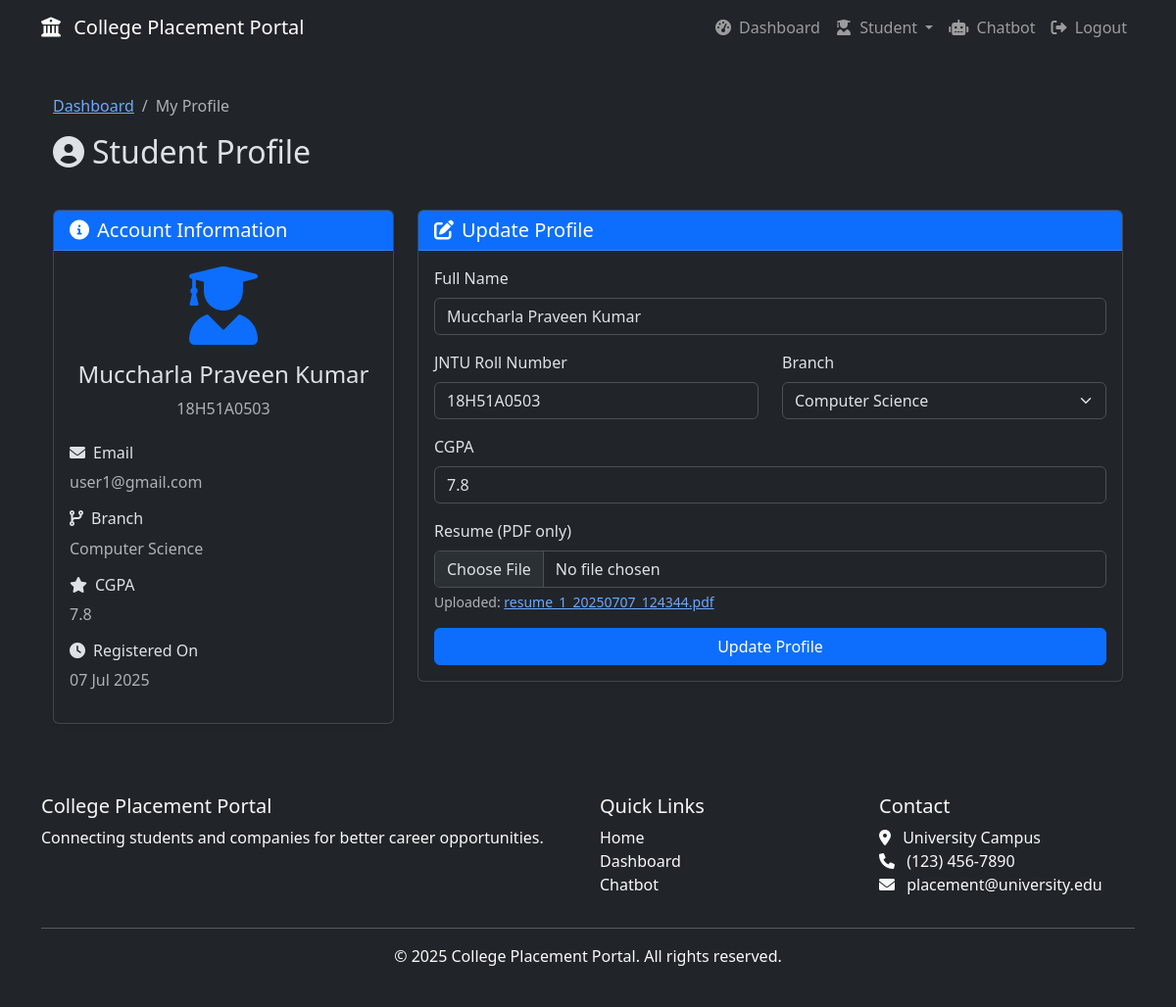
The page /student/profile (signed in) on the database its author committed.
### models.py (models this page shows, shortened)
class StudentProfile(db.Model):
    id = db.Column(db.Integer, primary_key=True)
    user_id = db.Column(db.Integer, db.ForeignKey('user.id'), nullable=False)
    full_name = db.Column(db.String(100), nullable=False)
    roll_number = db.Column(db.String(20), unique=True, nullable=False)
    branch = db.Column(db.String(50), nullable=False)
    cgpa = db.Column(db.Float, nullable=False)
    resume_file = db.Column(db.String(255), nullable=True)  # Path to uploaded PDF resume
    skills = db.Column(db.Text, nullable=True)  # Extracted skills from resume
    applications = db.relationship('Application', backref='student', cascade='all, delete-orphan')
    mock_interviews = db.relationship('MockInterview', backref='student', cascade='all, delete-orphan')
    resume_analyses = db.relationship('ResumeAnalysis', backref='student', cascade='all, delete-orphan')
    chatbot_sessions = db.relationship('ChatbotSession', backref='student', cascade='all, delete-orphan')

class User(UserMixin, db.Model):
    id = db.Column(db.Integer, primary_key=True)
    username = db.Column(db.String(64), unique=True, nullable=False)
    email = db.Column(db.String(120), unique=True, nullable=False)
    password_hash = db.Column(db.String(256), nullable=False)
    role = db.Column(db.String(20), nullable=False)
    created_at = db.Column(db.DateTime, default=datetime.utcnow)
    student_profile = db.relationship('StudentProfile', backref='user', uselist=False, cascade='all, delete-orphan')
    company_profile = db.relationship('CompanyProfile', backref='user', uselist=False, cascade='all, delete-orphan')
    cdc_profile = db.relationship('CDCProfile', backref='user', uselist=False, cascade='all, delete-orphan')
    def is_student(self):
        return self.role == ROLE_STUDENT

### routes.py (the view)
@bp.route('/student/profile', methods=['GET', 'POST'])
@login_required
def student_profile():
    if not current_user.is_student():
        flash('Access denied.', 'danger')
        return redirect(url_for('routes.dashboard'))
    form = StudentProfileForm()
    form.user_id = current_user.id
    if form.validate_on_submit():
        student = current_user.student_profile
        student.full_name = form.full_name.data
        student.roll_number = form.roll_number.data
        student.branch = form.branch.data
        student.cgpa = form.cgpa.data
        resume_file = form.resume_file.data
        if resume_file and resume_file.filename:
            filename = secure_filename(f"resume_{student.id}_{datetime.utcnow().strftime('%Y%m%d_%H%M%S')}.pdf")
            upload_path = os.path.join(UPLOAD_FOLDER, filename)
            resume_file.save(upload_path)
            student.resume_file = filename
        db.session.commit()
        flash('Profile updated successfully!', 'success')
        return redirect(url_for('routes.student_profile'))
    elif request.method == 'GET':
        student = current_user.student_profile
        form.full_name.data = student.full_name
        form.roll_number.data = student.roll_number
        form.branch.data = student.branch
        form.cgpa.data = student.cgpa
    return render_template('student/profile.html', form=form)

### forms.py (shortened to what this page needs)
class StudentProfileForm(FlaskForm):
    full_name = StringField('Full Name', validators=[DataRequired()])
    roll_number = StringField('JNTU Roll Number', validators=[DataRequired(), validate_jntu_roll_number])
    branch = SelectField('Branch', choices=[
        ('Computer Science', 'Computer Science'),
        ('Information Technology', 'Information Technology'),
        ('Electronics and Communications', 'Electronics and Communications'),
        ('Electrical and Electronics', 'Electrical and Electronics'),
        ('Mechanical Engineering', 'Mechanical Engineering'),
        ('Civil Engineering', 'Civil Engineering')
    ])
    cgpa = FloatField('CGPA', validators=[DataRequired(), NumberRange(min=0, max=10)])
    resume_file = FileField('Upload Resume (PDF only)')
    submit = SubmitField('Update Profile')

### templates/student/profile.html (shortened to what this page needs)
{% extends "base.html" %}
{% block content %}
<div class="container">
    <div class="row mb-4">
        <div class="col-12">
            <nav aria-label="breadcrumb">
                <ol class="breadcrumb">
                    <li class="breadcrumb-item"><a href="{{ url_for('routes.student_dashboard') }}">Dashboard</a></li>
                    <li class="breadcrumb-item active" aria-current="page">My Profile</li>
                </ol>
            </nav>
            <h2 class="mb-3"><i class="fas fa-user-circle me-2"></i>Student Profile</h2>
        </div>
    </div>
    <div class="row">
        <div class="col-md-4 mb-4">
            <div class="card shadow-sm">
                <div class="card-header bg-primary text-white">
                    <h5 class="mb-0"><i class="fas fa-info-circle me-2"></i>Account Information</h5>
                </div>
                <div class="card-body">
                    <div class="text-center mb-4">
                        <i class="fas fa-user-graduate fa-5x text-primary mb-3"></i>
                        <h4>{{ current_user.student_profile.full_name or "Complete your profile" }}</h4>
                        <p class="text-muted mb-0">{{ current_user.student_profile.roll_number or "Roll number not set" }}</p>
                    </div>
                    <div class="mb-3">
                        <h6><i class="fas fa-envelope me-2"></i>Email</h6>
                        <p class="text-muted">{{ current_user.email }}</p>
                    </div>
                    <div class="mb-3">
                        <h6><i class="fas fa-code-branch me-2"></i>Branch</h6>
                        <p class="text-muted">{{ current_user.student_profile.branch or "Branch not set" }}</p>
                    </div>
                    <div class="mb-3">
                        <h6><i class="fas fa-star me-2"></i>CGPA</h6>
                        <p class="text-muted">{{ current_user.student_profile.cgpa or "CGPA not set" }}</p>
                    </div>
                    <div class="mb-3">
                        <h6><i class="fas fa-clock me-2"></i>Registered On</h6>
                        <p class="text-muted">{{ current_user.created_at.strftime('%d %b %Y') if current_user.created_at else "Date not available" }}</p>
                    </div>
                </div>
            </div>
        </div>
        <div class="col-md-8">
            <div class="card shadow-sm">
                <div class="card-header bg-primary text-white">
                    <h5 class="mb-0"><i class="fas fa-edit me-2"></i>Update Profile</h5>
                </div>
                <div class="card-body">
                    <form method="POST" action="{{ url_for('routes.student_profile') }}" enctype="multipart/form-data">
                        <div class="mb-3">
                            <label for="{{ form.full_name.id }}" class="form-label">Full Name</label>
                            {{ form.full_name(class="form-control") }}
                        </div>
                        <div class="row mb-3">
                            <div class="col-md-6">
                                <label for="{{ form.roll_number.id }}" class="form-label">JNTU Roll Number</label>
                                {{ form.roll_number(class="form-control") }}
                            </div>
                            <div class="col-md-6">
                                <label for="{{ form.branch.id }}" class="form-label">Branch</label>
                                {{ form.branch(class="form-select") }}
                            </div>
                        </div>
                        <div class="mb-3">
                            <label for="{{ form.cgpa.id }}" class="form-label">CGPA</label>
                            {{ form.cgpa(class="form-control") }}
                        </div>
                        <div class="mb-3">
                            <label for="{{ form.resume_file.id }}" class="form-label">Resume (PDF only)</label>
                            {{ form.resume_file(class="form-control") }}
                            {% if current_user.student_profile.resume_file %}
                                <div class="form-text">
                                    Uploaded: <a href="{{ url_for('static', filename='uploads/' ~ current_user.student_profile.resume_file) }}" target="_blank">{{ current_user.student_profile.resume_file }}</a>
                                </div>
                            {% endif %}
                        </div>
                        <div class="d-grid gap-2">
                            {{ form.submit(class="btn btn-primary") }}
                        </div>
                    </form>
                </div>
            </div>
        </div>
    </div>
</div>
{% endblock %}

### static/css/custom.css (style rules this page uses)
.card.shadow-sm { transition: transform 0.3s ease, box-shadow 0.3s ease; }

### rows shown on the page
StudentProfile: student_profile "Muccharla Praveen Kumar", student_profile "18H51A0503", student_profile "Computer Science", student_profile "7.8", full_name "Muccharla Praveen Kumar", roll_number "18H51A0503", branch "Computer Science", cgpa "7.8", student_profile.resume_file "resume_1_20250707_124344.pdf"
User: email "user1@gmail.com", created_at "07 Jul 2025"
